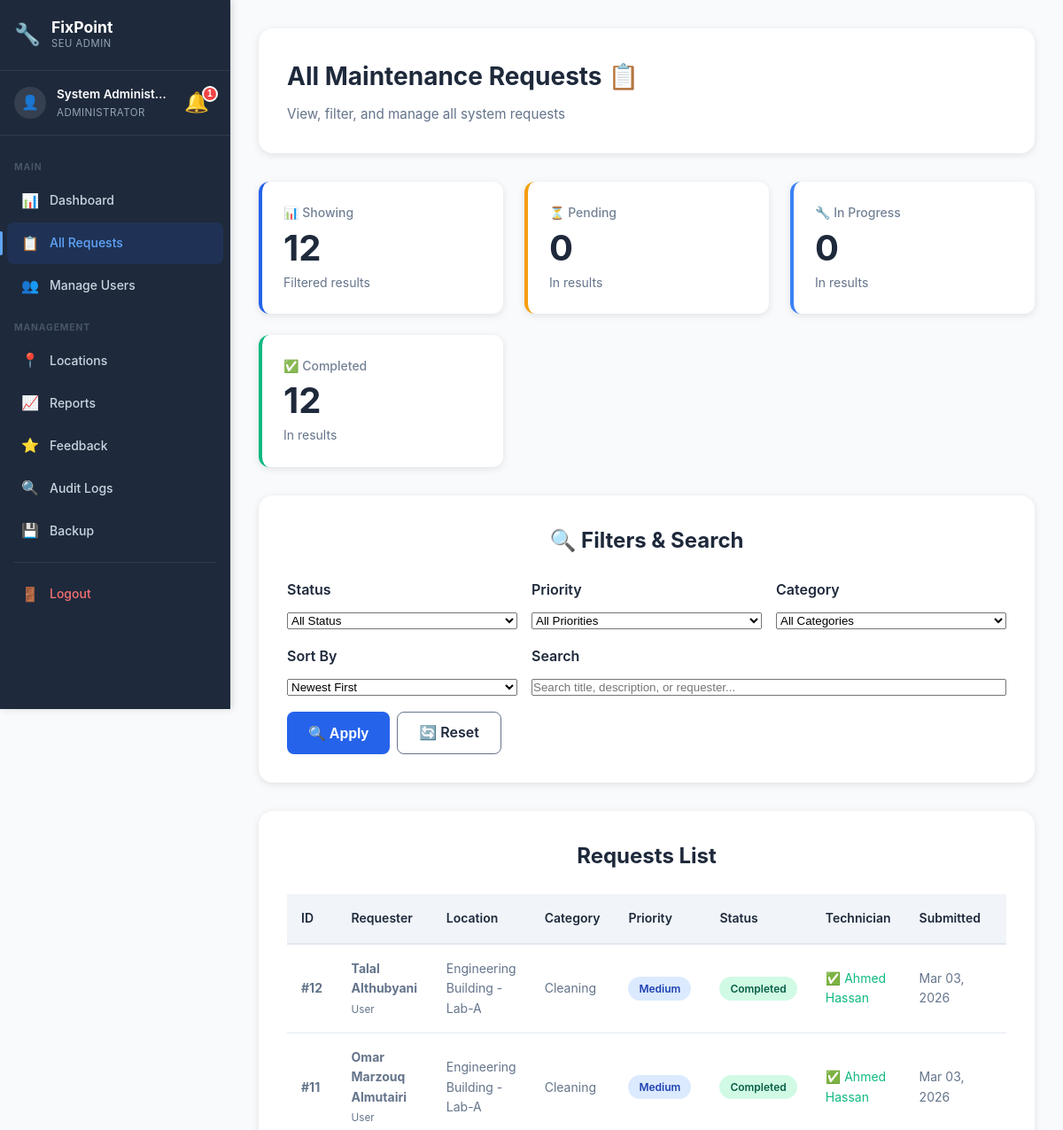
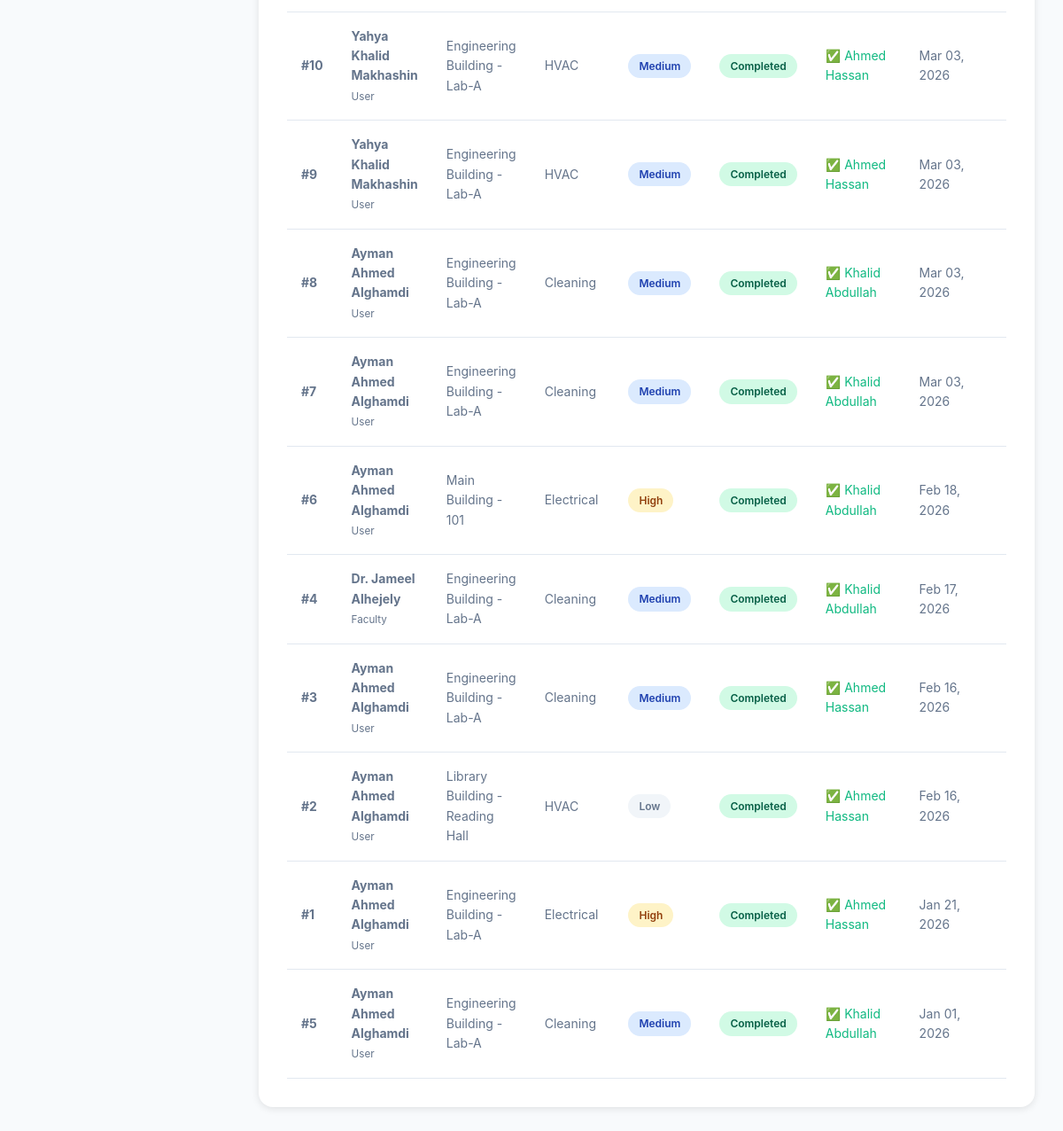
/admin/all-requests.php (signed in), run on the app's committed database (2 pictures, top to bottom).
### tables this page shows
CREATE TABLE `user` (
  `UserID` int(11) NOT NULL AUTO_INCREMENT,
  `RoleID` int(11) NOT NULL,
  `Name` varchar(100) NOT NULL,
  `Email` varchar(100) NOT NULL,
  `Password` varchar(255) NOT NULL,
  `Phone` varchar(20) DEFAULT NULL,
  `MaxRequestsPerWeek` int(11) DEFAULT 2,
  `CreatedAt` timestamp NOT NULL DEFAULT current_timestamp(),
  `LastResetAt` datetime DEFAULT NULL,
  PRIMARY KEY (`UserID`),
  UNIQUE KEY `Email` (`Email`),
  KEY `idx_email` (`Email`),
  KEY `idx_role` (`RoleID`),
  CONSTRAINT `user_ibfk_1` FOREIGN KEY (`RoleID`) REFERENCES `role` (`RoleID`)
);

CREATE TABLE `maintenancerequest` (
  `RequestID` int(11) NOT NULL AUTO_INCREMENT,
  `UserID` int(11) NOT NULL,
  `LocationID` int(11) NOT NULL,
  `CategoryID` int(11) NOT NULL,
  `PriorityID` int(11) NOT NULL,
  `StatusID` int(11) NOT NULL DEFAULT 1,
  `Title` varchar(200) NOT NULL,
  `Description` text NOT NULL,
  `SubmittedAt` timestamp NOT NULL DEFAULT current_timestamp(),
  `UpdatedAt` timestamp NOT NULL DEFAULT current_timestamp() ON UPDATE current_timestamp(),
  `CompletedAt` timestamp NULL DEFAULT NULL,
  PRIMARY KEY (`RequestID`),
  KEY `PriorityID` (`PriorityID`),
  KEY `idx_user` (`UserID`),
  KEY `idx_location` (`LocationID`),
  KEY `idx_category` (`CategoryID`),
  KEY `idx_status` (`StatusID`),
  KEY `idx_submitted` (`SubmittedAt`),
  KEY `idx_location_category` (`LocationID`,`CategoryID`),
  CONSTRAINT `maintenancerequest_ibfk_1` FOREIGN KEY (`UserID`) REFERENCES `user` (`UserID`),
  CONSTRAINT `maintenancerequest_ibfk_2` FOREIGN KEY (`LocationID`) REFERENCES `location` (`LocationID`),
  CONSTRAINT `maintenancerequest_ibfk_3` FOREIGN KEY (`CategoryID`) REFERENCES `category` (`CategoryID`),
  CONSTRAINT `maintenancerequest_ibfk_4` FOREIGN KEY (`PriorityID`) REFERENCES `priority` (`PriorityID`),
  CONSTRAINT `maintenancerequest_ibfk_5` FOREIGN KEY (`StatusID`) REFERENCES `status` (`StatusID`)
);

CREATE TABLE `role` (
  `RoleID` int(11) NOT NULL AUTO_INCREMENT,
  `RoleName` varchar(50) NOT NULL,
  PRIMARY KEY (`RoleID`),
  UNIQUE KEY `RoleName` (`RoleName`)
);

CREATE TABLE `location` (
  `LocationID` int(11) NOT NULL AUTO_INCREMENT,
  `BuildingName` varchar(100) NOT NULL,
  `FloorNumber` varchar(20) DEFAULT NULL,
  `RoomNumber` varchar(50) DEFAULT NULL,
  `Description` text DEFAULT NULL,
  PRIMARY KEY (`LocationID`)
);

CREATE TABLE `category` (
  `CategoryID` int(11) NOT NULL AUTO_INCREMENT,
  `CategoryName` varchar(100) NOT NULL,
  `Description` text DEFAULT NULL,
  PRIMARY KEY (`CategoryID`),
  UNIQUE KEY `CategoryName` (`CategoryName`)
);

CREATE TABLE `priority` (
  `PriorityID` int(11) NOT NULL AUTO_INCREMENT,
  `PriorityLevel` varchar(50) NOT NULL,
  `Description` text DEFAULT NULL,
  PRIMARY KEY (`PriorityID`),
  UNIQUE KEY `PriorityLevel` (`PriorityLevel`)
);

CREATE TABLE `status` (
  `StatusID` int(11) NOT NULL AUTO_INCREMENT,
  `StatusName` varchar(50) NOT NULL,
  `Description` text DEFAULT NULL,
  PRIMARY KEY (`StatusID`),
  UNIQUE KEY `StatusName` (`StatusName`)
);

### config/helpers.php (called while the page is built, shortened)
<?php
function formatDate($date, $format = 'M d, Y H:i') {
    return date($format, strtotime($date));
}
function e($string) {
    return htmlspecialchars($string, ENT_QUOTES, 'UTF-8');
}
function getStatusBadgeClass($status_name) {
    $classes = [
        'Pending'     => 'status-pending',
        'Reviewed'    => 'status-reviewed',
        'Assigned'    => 'status-assigned',
        'In Progress' => 'status-in-progress',
        'Completed'   => 'status-completed',
        'Cancelled'   => 'status-cancelled'
    ];
    return $classes[$status_name] ?? 'status-default';
}
function getPriorityBadgeClass($priority_level) {
    $classes = [
        'Low'      => 'priority-low',
        'Medium'   => 'priority-medium',
        'High'     => 'priority-high',
        'Critical' => 'priority-critical'
    ];
    return $classes[$priority_level] ?? 'priority-default';
}
?>

### admin/all-requests.php (the view, shortened to what this page needs)
<?php
require_once __DIR__ . '/../config/database.php';
require_once __DIR__ . '/../config/helpers.php';
$status_filter   = isset($_GET['status'])   ? $_GET['status']         : 'all';
$priority_filter = isset($_GET['priority']) ? $_GET['priority']       : 'all';
$category_filter = isset($_GET['category']) ? $_GET['category']       : 'all';
$search          = isset($_GET['search'])   ? trim($_GET['search'])   : '';
$sort_by         = isset($_GET['sort'])     ? $_GET['sort']           : 'newest';
$sql = "SELECT
            mr.RequestID,
            mr.Title,
            mr.Description,
            mr.SubmittedAt,
            mr.UpdatedAt,
            mr.CompletedAt,
            u.Name as RequesterName,
            u.Email as RequesterEmail,
            r.RoleName as RequesterRole,
            l.BuildingName,
            l.FloorNumber,
            l.RoomNumber,
            c.CategoryName,
            p.PriorityLevel,
            p.PriorityID,
            s.StatusName,
            s.StatusID,
            (SELECT Name FROM user WHERE UserID = (SELECT TechnicianID FROM assignment WHERE RequestID = mr.RequestID ORDER BY AssignedAt DESC LIMIT 1)) as TechnicianName
        FROM maintenancerequest mr
        JOIN user u ON mr.UserID = u.UserID
        JOIN role r ON u.RoleID = r.RoleID
        JOIN location l ON mr.LocationID = l.LocationID
        JOIN category c ON mr.CategoryID = c.CategoryID
        JOIN priority p ON mr.PriorityID = p.PriorityID
        JOIN status s ON mr.StatusID = s.StatusID
        WHERE 1=1";
switch ($sort_by) {
    default:         $sql .= " ORDER BY mr.SubmittedAt DESC"; break;
}
$result   = $conn->query($sql);
$requests = $result->fetch_all(MYSQLI_ASSOC);
$stats = ['total' => count($requests), 'pending' => 0, 'in_progress' => 0, 'completed' => 0];
foreach ($requests as $req) {
    if ($req['StatusName'] == 'Completed') $stats['completed']++;
}
$current_page = 'all-requests';
?>
<!DOCTYPE html>
<html lang="en">
<head>
    <link rel="stylesheet" href="../assets/css/style.css">
    <link rel="stylesheet" href="../assets/css/dashboard.css">
    <link rel="stylesheet" href="../assets/css/sidebar.css">
</head>
<body class="has-sidebar">
    <aside class="sidebar" id="sidebar">
        <div class="sidebar-header">
            <div class="sidebar-logo">
                <span class="sidebar-logo-icon">🔧</span>
                <div>
                    <span class="sidebar-logo-text">FixPoint</span>
                    <span class="sidebar-logo-sub">SEU Admin</span>
                </div>
            </div>
        </div>
        <div class="sidebar-user">
            <div class="sidebar-avatar">👤</div>
            <div class="sidebar-user-info">
                <span class="sidebar-user-name"><?php echo e($_SESSION['name']); ?></span>
                <span class="sidebar-user-role">Administrator</span>
            </div>
            <?php include __DIR__ . '/../includes/notification-bell.php'; ?>
        </div>
        <nav class="sidebar-nav">
            <div class="sidebar-section-label">Main</div>
            <a href="dashboard.php" class="sidebar-link <?php echo $current_page === 'dashboard' ? 'active' : ''; ?>">
                <span class="sidebar-icon">📊</span><span>Dashboard</span>
            </a>
            <a href="all-requests.php" class="sidebar-link <?php echo $current_page === 'all-requests' ? 'active' : ''; ?>">
                <span class="sidebar-icon">📋</span><span>All Requests</span>
            </a>
            <a href="users.php" class="sidebar-link <?php echo $current_page === 'users' ? 'active' : ''; ?>">
                <span class="sidebar-icon">👥</span><span>Manage Users</span>
            </a>
            <div class="sidebar-section-label">Management</div>
            <a href="locations.php" class="sidebar-link <?php echo $current_page === 'locations' ? 'active' : ''; ?>">
                <span class="sidebar-icon">📍</span><span>Locations</span>
            </a>
            <a href="reports.php" class="sidebar-link <?php echo $current_page === 'reports' ? 'active' : ''; ?>">
                <span class="sidebar-icon">📈</span><span>Reports</span>
            </a>
            <a href="all-feedback.php" class="sidebar-link <?php echo $current_page === 'all-feedback' ? 'active' : ''; ?>">
                <span class="sidebar-icon">⭐</span><span>Feedback</span>
            </a>
            <a href="audit-logs.php" class="sidebar-link <?php echo $current_page === 'audit-logs' ? 'active' : ''; ?>">
                <span class="sidebar-icon">🔍</span><span>Audit Logs</span>
            </a>
            <a href="backup.php" class="sidebar-link <?php echo $current_page === 'backup' ? 'active' : ''; ?>">
                <span class="sidebar-icon">💾</span><span>Backup</span>
            </a>
            <div class="sidebar-divider"></div>
            <a href="../auth/logout.php" class="sidebar-link sidebar-logout">
                <span class="sidebar-icon">🚪</span><span>Logout</span>
            </a>
        </nav>
    </aside>
    <div class="main-content">
            <div class="topbar-notif"><?php include __DIR__ . '/../includes/notification-bell.php'; ?></div>
    <div class="dashboard">
        <div class="dashboard-container">
            <div class="dashboard-header">
                <h1 class="welcome-text">All Maintenance Requests 📋</h1>
                <p class="user-info">View, filter, and manage all system requests</p>
            </div>
            <div class="stats-grid">
                <div class="stat-card">
                    <div class="stat-label">📊 Showing</div>
                    <div class="stat-value"><?php echo $stats['total']; ?></div>
                    <div class="stat-info">Filtered results</div>
                </div>
                <div class="stat-card warning">
                    <div class="stat-label">⏳ Pending</div>
                    <div class="stat-value"><?php echo $stats['pending']; ?></div>
                    <div class="stat-info">In results</div>
                </div>
                <div class="stat-card info">
                    <div class="stat-label">🔧 In Progress</div>
                    <div class="stat-value"><?php echo $stats['in_progress']; ?></div>
                    <div class="stat-info">In results</div>
                </div>
                <div class="stat-card success">
                    <div class="stat-label">✅ Completed</div>
                    <div class="stat-value"><?php echo $stats['completed']; ?></div>
                    <div class="stat-info">In results</div>
                </div>
            </div>
            <div class="requests-section" style="margin-bottom: 2rem;">
                <h2 class="section-title">🔍 Filters & Search</h2>
                <form method="GET" action="" style="display: grid; grid-template-columns: repeat(auto-fit, minmax(200px, 1fr)); gap: 1rem; align-items: end;">
                    <div>
                        <label style="display:block;font-weight:600;margin-bottom:0.5rem;color:#1e293b;">Status</label>
                        <select name="status" class="form-input" style="width:100%;">
                            <option value="all"        <?php echo ($status_filter=='all')        ?'selected':''; ?>>All Status</option>
                        </select>
                    </div>
                    <div>
                        <label style="display:block;font-weight:600;margin-bottom:0.5rem;color:#1e293b;">Priority</label>
                        <select name="priority" class="form-input" style="width:100%;">
                            <option value="all" <?php echo ($priority_filter=='all')?'selected':''; ?>>All Priorities</option>
                        </select>
                    </div>
                    <div>
                        <label style="display:block;font-weight:600;margin-bottom:0.5rem;color:#1e293b;">Category</label>
                        <select name="category" class="form-input" style="width:100%;">
                            <option value="all" <?php echo ($category_filter=='all')?'selected':''; ?>>All Categories</option>
                        </select>
                    </div>
                    <div>
                        <label style="display:block;font-weight:600;margin-bottom:0.5rem;color:#1e293b;">Sort By</label>
                        <select name="sort" class="form-input" style="width:100%;">
                            <option value="newest"   <?php echo ($sort_by=='newest')  ?'selected':''; ?>>Newest First</option>
                        </select>
                    </div>
                    <div style="grid-column: span 2;">
                        <label style="display:block;font-weight:600;margin-bottom:0.5rem;color:#1e293b;">Search</label>
                        <input type="text" name="search" class="form-input"
                            placeholder="Search title, description, or requester..."
                            value="<?php echo e($search); ?>" style="width:100%;">
                    </div>
                    <div style="display:flex;gap:0.5rem;">
                        <button type="submit" class="btn btn-primary">🔍 Apply</button>
                        <a href="all-requests.php" class="btn btn-outline">🔄 Reset</a>
                    </div>
                </form>
            </div>
            <div class="requests-section">
                <h2 class="section-title">Requests List</h2>
                <?php if (count($requests) > 0): ?>
                    <div class="admin-mobile-hide" style="overflow-x:auto;">
                        <table class="requests-table">
                            <thead>
                                <tr>
                                    <th>ID</th>
                                    <th>Requester</th>
                                    <th>Location</th>
                                    <th>Category</th>
                                    <th>Priority</th>
                                    <th>Status</th>
                                    <th>Technician</th>
                                    <th>Submitted</th>
                                    <th>Actions</th>
                                </tr>
                            </thead>
                            <tbody>
                                <?php foreach ($requests as $req): ?>
                                    <tr style="<?php echo ($req['PriorityID'] >= 3 && $req['StatusID'] < 5) ? 'background:#fef2f2;' : ''; ?>">
                                        <td><strong>#<?php echo $req['RequestID']; ?></strong></td>
                                        <td>
                                            <strong><?php echo e($req['RequesterName']); ?></strong><br>
                                            <small style="color:#64748b;"><?php echo e($req['RequesterRole']); ?></small>
                                        </td>
                                        <td><?php echo e($req['BuildingName'] . ' - ' . $req['RoomNumber']); ?></td>
                                        <td><?php echo e($req['CategoryName']); ?></td>
                                        <td>
                                            <span class="priority-badge <?php echo getPriorityBadgeClass($req['PriorityLevel']); ?>">
                                                <?php echo e($req['PriorityLevel']); ?>
                                            </span>
                                        </td>
                                        <td>
                                            <span class="status-badge <?php echo getStatusBadgeClass($req['StatusName']); ?>">
                                                <?php echo e($req['StatusName']); ?>
                                            </span>
                                        </td>
                                        <td>
                                            <?php if ($req['TechnicianName']): ?>
                                                <span style="color:#10b981;">✅ <?php echo e($req['TechnicianName']); ?></span>
                                            <?php else: ?>
                                                <span style="color:#94a3b8;">⚠️ Unassigned</span>
                                            <?php endif; ?>
                                        </td>
                                        <td><?php echo formatDate($req['SubmittedAt'], 'M d, Y'); ?></td>
                                        <td>
                                        </td>
                                    </tr>
                                <?php endforeach; ?>
                            </tbody>
                        </table>
                    </div>
                <?php endif; ?>
            </div>
        </div>
    </div>
    </div>
</body>
</html>

### data on the page
user: maintenancerequest.RequestID "12", Name "Talal Althubyani", RoleID.RoleName "User", location.BuildingName+RoomNumber "Engineering Building - Lab-A", category.CategoryName "Cleaning", priority.PriorityLevel "Medium", status.StatusName "Completed", TechnicianName "Ahmed Hassan", maintenancerequest.SubmittedAt "Mar 03, 2026"
user: maintenancerequest.RequestID "11", Name "Omar Marzouq Almutairi", RoleID.RoleName "User", location.BuildingName+RoomNumber "Engineering Building - Lab-A", category.CategoryName "Cleaning", priority.PriorityLevel "Medium", status.StatusName "Completed", TechnicianName "Ahmed Hassan", maintenancerequest.SubmittedAt "Mar 03, 2026"
user: maintenancerequest.RequestID "10", Name "Yahya Khalid Makhashin", RoleID.RoleName "User", location.BuildingName+RoomNumber "Engineering Building - Lab-A", category.CategoryName "HVAC", priority.PriorityLevel "Medium", status.StatusName "Completed", TechnicianName "Ahmed Hassan", maintenancerequest.SubmittedAt "Mar 03, 2026", maintenancerequest.RequestID "9"
user: maintenancerequest.RequestID "8", Name "Ayman Ahmed Alghamdi", RoleID.RoleName "User", location.BuildingName+RoomNumber "Engineering Building - Lab-A", category.CategoryName "Cleaning", priority.PriorityLevel "Medium", status.StatusName "Completed", TechnicianName "Khalid Abdullah", maintenancerequest.SubmittedAt "Mar 03, 2026", maintenancerequest.RequestID "7", maintenancerequest.RequestID "6", location.BuildingName+RoomNumber "Main Building - 101", category.CategoryName "Electrical", priority.PriorityLevel "High", maintenancerequest.SubmittedAt "Feb 18, 2026", maintenancerequest.RequestID "3", TechnicianName "Ahmed Hassan", maintenancerequest.SubmittedAt "Feb 16, 2026", maintenancerequest.RequestID "2", location.BuildingName+RoomNumber "Library Building - Reading Hall", category.CategoryName "HVAC", priority.PriorityLevel "Low", maintenancerequest.RequestID "1", maintenancerequest.SubmittedAt "Jan 21, 2026", maintenancerequest.RequestID "5", maintenancerequest.SubmittedAt "Jan 01, 2026"
user: maintenancerequest.RequestID "4", Name "Dr. Jameel Alhejely", RoleID.RoleName "Faculty", location.BuildingName+RoomNumber "Engineering Building - Lab-A", category.CategoryName "Cleaning", priority.PriorityLevel "Medium", status.StatusName "Completed", TechnicianName "Khalid Abdullah", maintenancerequest.SubmittedAt "Feb 17, 2026"

### other printed values
$_SESSION['name'] "System Administ…"
$_notif_count "1"
$stats['total'] "12"
$stats['pending'] "0"
$stats['in_progress'] "0"
$stats['completed'] "12"
